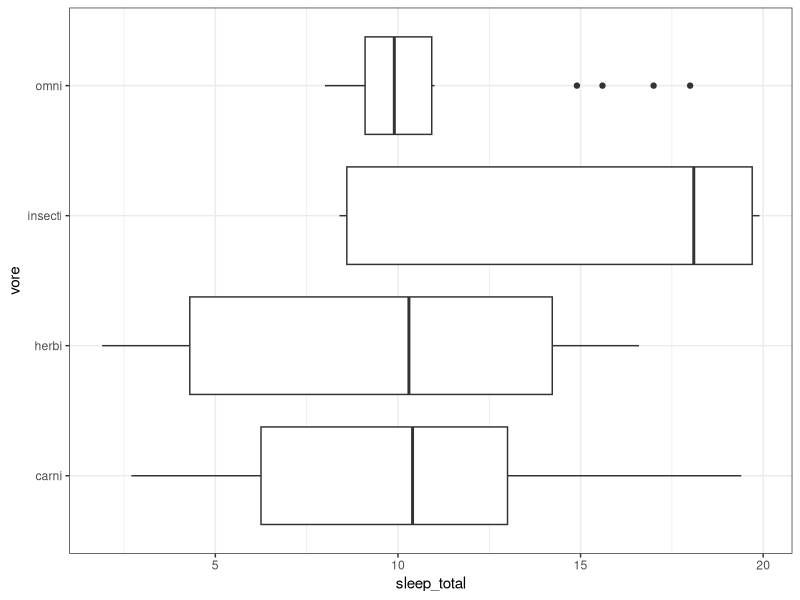
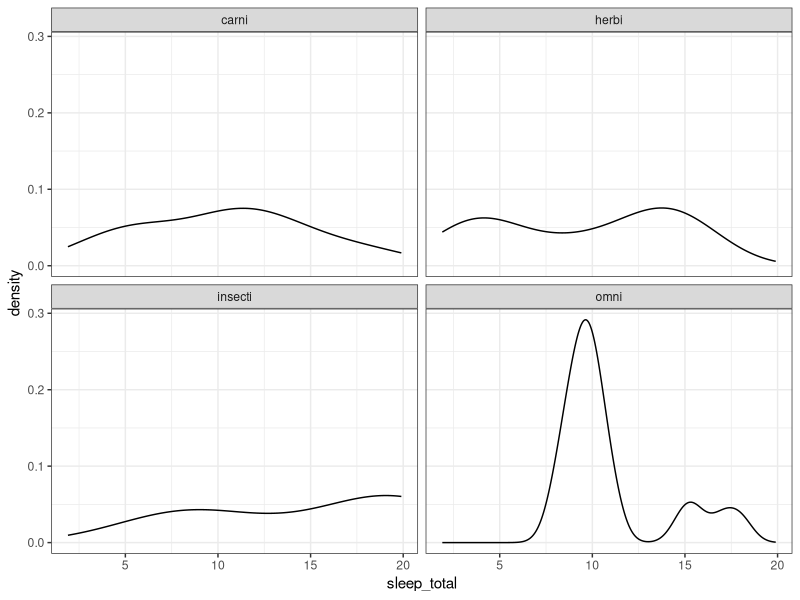
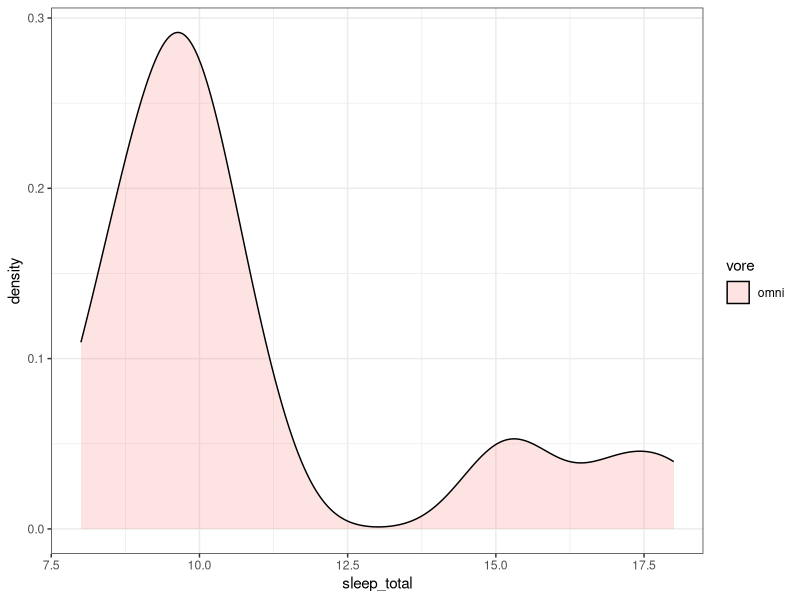

R code for these plots, in order:
library(tidyverse)
names(msleep)

# single categorical -> barchart
# single numeric -> histogram
# boxplot 


# a numeric and  a categorical variable

msleep %>% 
  drop_na(vore) %>% 
  ggplot(aes(vore, sleep_total))+
  geom_boxplot()+
  coord_flip()+
  theme_bw()


msleep %>% 
  drop_na(vore) %>% 
  ggplot(aes(sleep_total))+
  geom_density()+
  facet_wrap(~vore)+
  theme_bw()


msleep %>% 
  drop_na(vore) %>% 
  filter(vore == "herbi" | vore == "omni") %>% 
  filter(vore %in% c("carni", "omni")) %>% 
  ggplot(aes(sleep_total, fill = vore))+
  geom_density(alpha = 0.2)+
  theme_bw()





